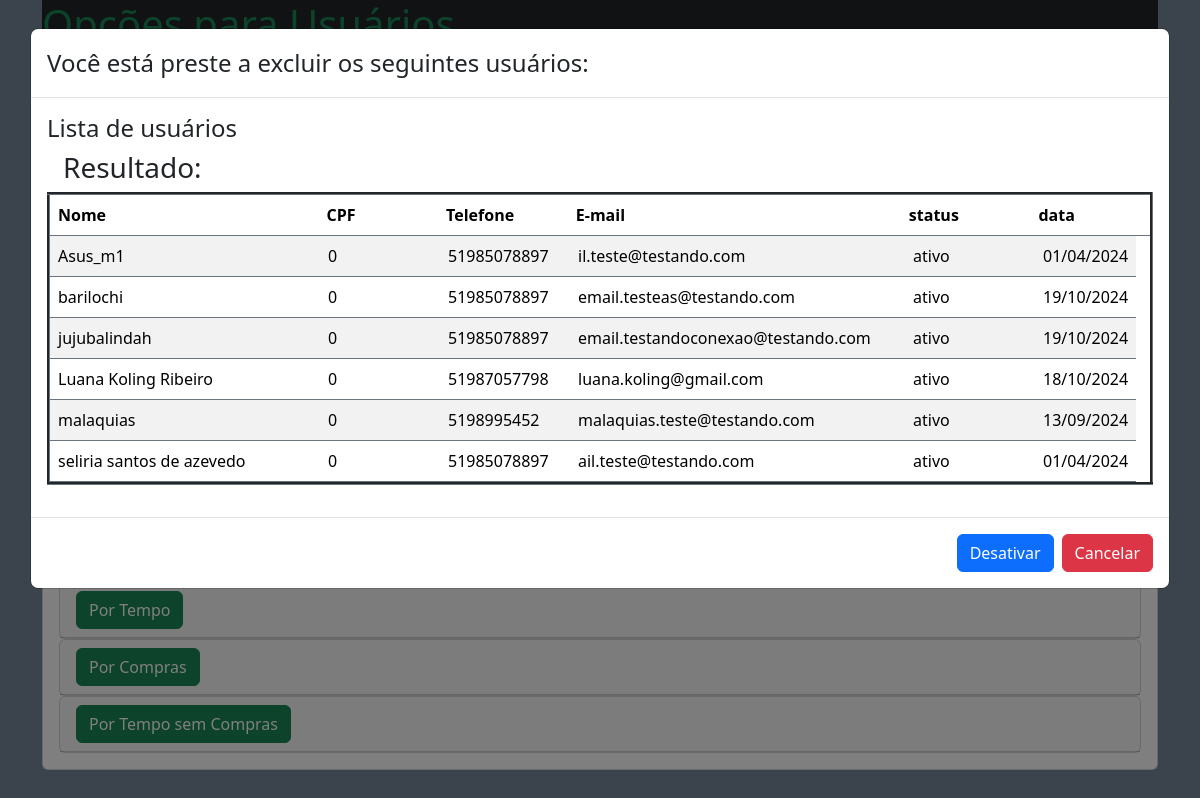
The page /administrador/usuarios/ex_auto.php?comprades=0 on the database its author committed.
### tables this page shows
CREATE TABLE `usuarios` (
  `id_usuario` int(11) NOT NULL,
  `nome` varchar(150) NOT NULL,
  `CPF` bigint(14) NOT NULL,
  `telefone` bigint(14) NOT NULL,
  `celular` bigint(14) NOT NULL,
  `CEP` int(8) NOT NULL,
  `UF` varchar(30) NOT NULL,
  `cidade` varchar(100) NOT NULL,
  `bairro` varchar(100) NOT NULL,
  `logradouro` varchar(120) NOT NULL,
  `complemento` varchar(60) NOT NULL,
  `email` varchar(100) NOT NULL,
  `senha` varchar(100) NOT NULL,
  `foto` varchar(40) NOT NULL,
  `apelido` varchar(100) NOT NULL,
  `data_entrada` datetime NOT NULL,
  `status` int(1) NOT NULL,
  `administrador` int(1) NOT NULL,
  `token_recupercao` varchar(6) NOT NULL
);

### administrador/usuarios/ex_auto.php (the view, shortened to what this page needs)
<?php
require_once '../../database.php';
?>
<!doctype html>
<html lang="pt-br">
  <head>
    <link href="https://cdn.jsdelivr.net/npm/bootstrap@5.3.3/dist/css/bootstrap.min.css" rel="stylesheet">
</head>
  <body style="background: #778899">
  <div class="container">
				<div class="bg-dark"><h1 class="text-success">
				</h1>
				<button type="button" class="btn btn-info m-2" data-toggle="modal" data-target="#exampleModal">
				</button>
				<?php echo '<a class="btn btn-secondary border-danger m-2" href="usuarios.php">Voltar</a>'; ?>
				<a class="btn btn-secondary border-info m-2" href="../menu_admin.php">Administração</a>
				<a href="../../sair.php" class="btn btn-secondary border-info m-2">Sair</a>
				</div>
	<div class="card mt-2">
	<div class="card-header">
	<h3>Escolha uma das opções de exclusão de usuários</h3>
	</div>
	<div class="card-body">
	<strong>atenção!!!!</strong>
	<p> Ao excluir os usuários, você pode acabar excluindo as compras efetuadas pelo usuário selecionado.</p>
	<p> Talvez seja do interesse do administrador, apenas tornar os usuários selecionados em usuários desativados, caso esses usuários
	já possuam alguma compra efetuada no sistema. Para esse caso, ficará a disposição as opções tanto de exclusão, quanto de desativação.</p>
	<h4>Opções de desativação automática</h4>
	<div id="accordion">
  <div class="card">
    <div class="card-header">
      <a class="btn btn-success" data-toggle="collapse" href="#collapseOne">
      </a>
    </div>
  </div>
  <div class="card">
    <div class="card-header">
      <a class="btn btn-success" data-toggle="collapse" href="#collapseTwo">
      </a>
    </div>
  </div>
  <div class="card">
    <div class="card-header">
      <a class="btn btn-success" data-toggle="collapse" href="#collapseThree">
      </a>
    </div>
  </div>
  </div>
  <h4 class='mt-3'>Opções de exclusão automática</h4>
	<div id="accordion">
  <div class="card">
    <div class="card-header">
      <a class="btn btn-success" data-toggle="collapse" href="#collapseOne2">
        Por Tempo
      </a>
    </div>
  </div>
  <div class="card">
    <div class="card-header">
      <a class="btn btn-success" data-toggle="collapse" href="#collapseTwo2">
       Por Compras
      </a>
    </div>
  </div>
  <div class="card">
    <div class="card-header">
      <a class="btn btn-success" data-toggle="collapse" href="#collapseThree2">
        Por Tempo sem Compras
      </a>
    </div>
  </div>
</div>
<?php
if(isset($_GET['comprades'])){
	$compras = $_GET['comprades'];
    if($compras == 0 )
	{ $sql = "SELECT * FROM usuarios AS u WHERE NOT EXISTS (SELECT id_usuario FROM compras AS cp WHERE cp.id_usuario = u.id_usuario) ORDER BY nome ASC ";
	  $consulta = $conexao->query($sql);
	  $dados = $consulta->fetchALL(PDO::FETCH_ASSOC);
	}else{
	$sql_b = "SELECT id_usuario,COUNT(id_usuario) AS id_us FROM compras GROUP BY id_usuario";
	$consulta_b = $conexao->query($sql_b);
	$dados_b = $consulta_b->fetchALL(PDO::FETCH_ASSOC);
	}
	$cont =0;
		echo '
		<div class="modal modal-xl" id="myModal">
				<div class="modal-dialog">
				<div class="modal-content">
				  <div class="modal-header">
					<h4 class="modal-title">Você está preste a excluir os seguintes usuários:</h4>
				  </div>
				  <div class="modal-body">
				  <h4>Lista de usuários</h4>';
		echo '<h3 class="ms-3">Resultado:</h3>';
		echo '<table  border="3" class="table table-striped border-secondary" style="table-layout: fixed;">';
		echo '<thead border="2" class="border-secondary" style="display: block;position: relative">';
		echo '<tr>';
		echo '<th width=270>Nome</th><th width=120>CPF</th><th width=130>Telefone</th><th width=335>E-mail</th><th width=130>status</th><th width=120>data</th>';
		echo '</tr>';
		echo '</thead>';
		echo '<tbody   style="display: block;  overflow: auto;width: 100%;max-height: 400px;overflow-y: scroll;overflow-x: hidden;">';
		if(!empty($dados)){
		foreach($dados as $d){
				if($d['status'] > 0){ $status = 'ativo'; }else{ $status = 'desativado';}
				$data_new = $d['data_entrada'];
				echo '<tr><td width=270>'.$d['nome'].'</td><td width=120>'.$d['CPF'].'</td><td width=130>'. $d['telefone'].'</td><td width=335>'.$d['email'].'</td>
				<td width=130>'.$status.'</td><td>'.date_format(new DateTime($data_new),"d/m/Y").'</td>
				</td></tr>';
                                }
		}else if(!empty($dados_b)){
		foreach($dados_b as $d_b){
				if($d_b['id_us'] == $compras){
				$sql_c = "SELECT * FROM usuarios WHERE id_usuario = ".$d_b['id_usuario']."";
				$consulta_c = $conexao->query($sql_c);
				$d = $consulta_c->fetch(PDO::FETCH_ASSOC);
				if($d['status'] > 0){ $status = 'ativo'; }else{ $status = 'desativado';}
				$data_new = $d['data_entrada'];
				echo '<tr><td width=270>'.$d['nome'].'</td><td width=120>'.$d['CPF'].'</td><td width=130>'. $d['telefone'].'</td><td width=335>'.$d['email'].'</td>
				<td width=130>'.$status.'</td><td>'.date_format(new DateTime($data_new),"d/m/Y").'</td>
		</td></tr>';
                                $cont +=1;
                                }}
		}
		 echo '
		 </tbody></table>
		 </div>
				  <div class="modal-footer">
					<a href="prog_ex_auto.php?desativa_compra='.$compras.'" class="btn btn-primary">Desativar</a>
					<button type="button" class="btn btn-danger" data-dismiss="modal" id="myBtn">Cancelar</button>
				  </div>
				</div>
			  </div>
			</div>';
}
?>
	</div>
	</div>
</div>

### rows shown on the page
usuarios: nome "Asus_m1", CPF "0", telefone "51985078897", email "il.teste@testando.com", status "ativo", data_entrada "01/04/2024"
usuarios: nome "barilochi", CPF "0", telefone "51985078897", email "email.testeas@testando.com", status "ativo", data_entrada "19/10/2024"
usuarios: nome "jujubalindah", CPF "0", telefone "51985078897", email "email.testandoconexao@testando.com", status "ativo", data_entrada "19/10/2024"
usuarios: nome "Luana Koling Ribeiro", CPF "0", telefone "51987057798", email "luana.koling@gmail.com", status "ativo", data_entrada "18/10/2024"
usuarios: nome "malaquias", CPF "0", telefone "5198995452", email "malaquias.teste@testando.com", status "ativo", data_entrada "13/09/2024"
usuarios: nome "seliria santos de azevedo", CPF "0", telefone "51985078897", email "ail.teste@testando.com", status "ativo", data_entrada "01/04/2024"
